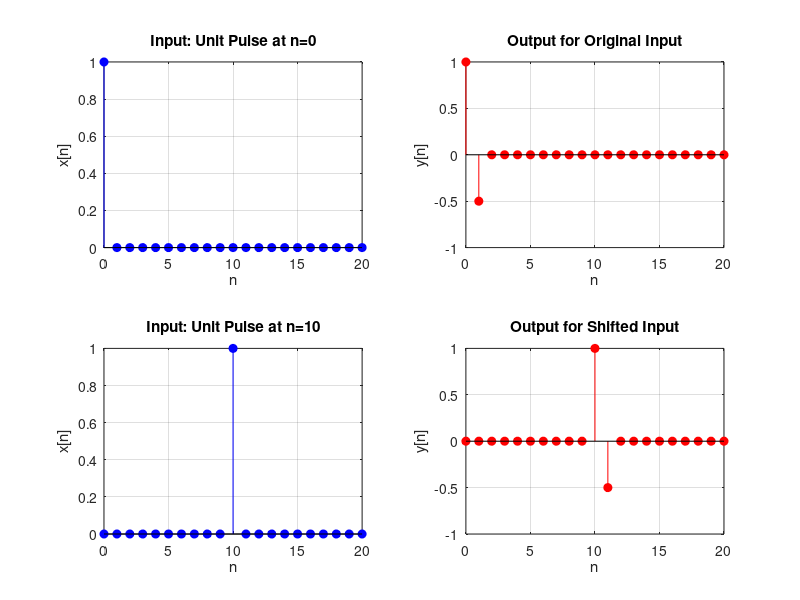

Write MATLAB code to recreate this figure.
% Exercise 2: System Response to Time-Shifting 
% By Halimjonova Maftuna
%=====================================================================
% Analyze the system response to a time-shifted input using system y[n] = x[n]−0.5x[n−1]

clear;
close all;
clc;

% Define the system y[n]
n = 0:20;

% Create unit pulse(delta function) at n=0
x_original = zeros(size(n));
x_original(n == 0) = 1; % Set the unit pulse at n=0

% Create a shifted unit pulse (at n = 10)
x_shifted = zeros(size(n));
x_shifted(n==10) = 1;  % Delta function at n=10;

% Apply system to original input
y_orig = zeros(size(n));
for i =1:length(n)
    if i==1
        y_orig(i) = x_original(i);  % x[n-1] doesn't exist for n=0
    else
        y_orig(i) = x_original(i) - 0.5*x_original(i-1);
    end
end

% Apply system to shifted input  
y_shifted = zeros(size(n));
for i = 1:length(n)
    if i == 1
        y_shifted(i) = x_shifted(i);    % x[n-1] doesn't exist for n=0
    else
        y_shifted(i) = x_shifted(i) - 0.5*x_shifted(i-1);
    end
end

% Plot results
figure;
subplot(2,2,1);
stem(n, x_original, 'b', 'filled');
title('Input: Unit Pulse at n=0');
xlabel('n'); ylabel('x[n]'); grid on;

subplot(2,2,2);
stem(n, y_orig, 'r', 'filled');
title('Output for Original Input');
xlabel('n'); ylabel('y[n]'); grid on;

subplot(2,2,3);
stem(n, x_shifted, 'b', 'filled');
title('Input: Unit Pulse at n=10');
xlabel('n'); ylabel('x[n]'); grid on;

subplot(2,2,4);
stem(n, y_shifted, 'r', 'filled');
title('Output for Shifted Input');
xlabel('n'); ylabel('y[n]'); grid on;